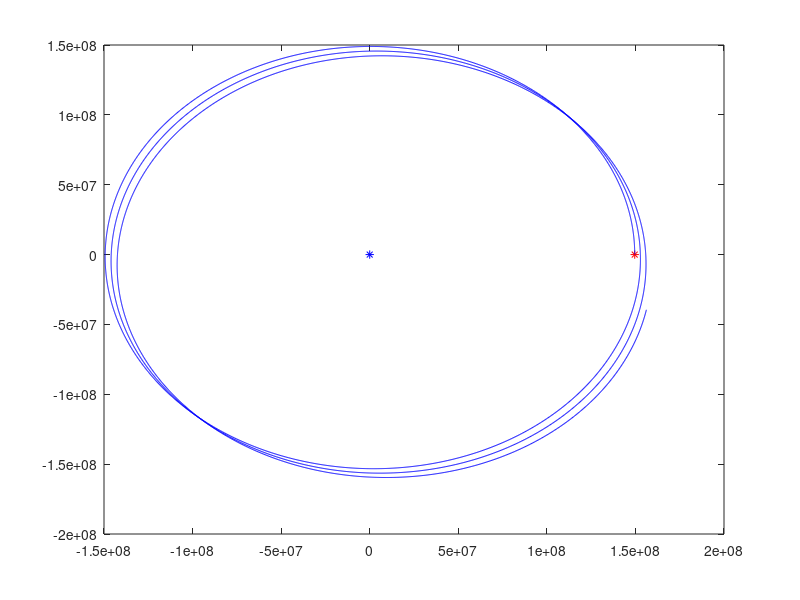

This figure's MATLAB source:
function solarsail
% Problem parameters
mu = 132712440018;

y0(1)= 1.49600000e8;
y0(2)= 0;
y0(3)=0 ;
%y0(4)=-0.043013862776183 ;

r=sqrt((y0(1))^2+(y0(2))^2);
y0(4)=sqrt(mu/r);
y0 = [y0(1);y0(2);y0(3); y0(4)];

tspan = [0 365*24*60*60*3];

options = odeset('RelTol',1e-12,'AbsTol',1e-8);             
[t,y] = ode45(@f,tspan,y0,options)
p=y;
plot(0,0,'b*');
hold on;
plot(1.49600000e8,0,'r*');
hold on;
plot(y(:,1),y(:,2),'b');


  function dydt = f(t,y)
  % Derivative function -- mu and mustar shared with the outer function.
r=sqrt((y(1))^2+(y(2))^2);
dydt=[y(3);
      y(4);
      (-(mu/r^3)*y(1)-0.00000001356155);
      (-(mu/r^3)*y(2)-0.00000001356155)];
  end  


end  % liaorbitode

  
  